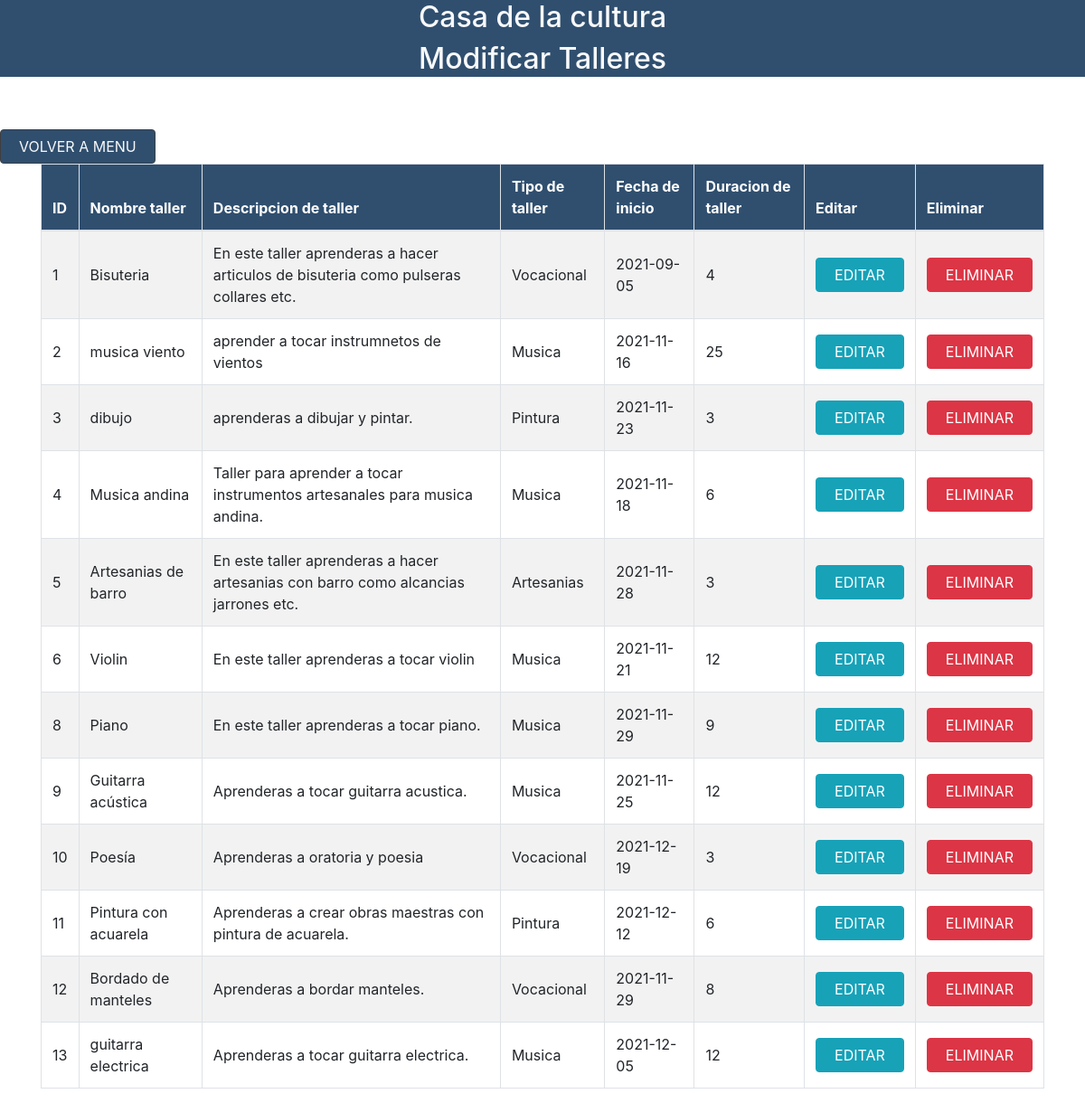
The app's page /prueba.php with its own data.
### tables this page shows
CREATE TABLE `tb_talleres`  (
  `id_taller` int(11) NOT NULL AUTO_INCREMENT,
  `nombre_taller` varchar(100) NULL DEFAULT NULL,
  `descripcion_taller` text NULL,
  `tipo_taller` varchar(30) NULL DEFAULT NULL,
  `fecha_inicio_taller` date NULL DEFAULT NULL,
  `duracion_taller` int(11) NULL DEFAULT NULL,
  PRIMARY KEY (`id_taller`) USING BTREE,
  INDEX `id_talleres`(`id_taller`) USING BTREE
);

### prueba.php (the view, shortened to what this page needs)
<?php
$con = conectar();
?>
<!doctype html>
<html lang="en">
<head>
    <link rel="stylesheet" href="tablas_css/bootstrap/css/bootstrap.min.css">
    <link rel="stylesheet" href="tablas_css/main.css">
    <link rel="stylesheet" type="text/css" href="tablas_css/datatables/datatables.min.css" />
    <link rel="stylesheet" type="text/css" href="tablas_css/datatables/DataTables-1.10.18/css/dataTables.bootstrap4.min.css">
    <link rel="stylesheet" href="https://use.fontawesome.com/releases/v5.8.2/css/all.css">
<link rel="stylesheet" href="assets/contact-form/css/contact-form.css">
</head>
<body>
    <header>
        <h2 class="text-center text-light">Casa de la cultura</h2>
        <h2 class="text-center text-light">Modificar Talleres</h2>
    </header>
    <div style="height:50px"></div>
     <button  class="btn btn-custom"><a href="menu_administrador.php" style="color:#f8f9fa;">Volver a Menu</a></button>
    <div class="container">
        <div class="row">
            <div class="col-lg-12">
                <div class="table-responsive">
                    <table id="example" class="table table-striped table-bordered" cellspacing="0" width="100%">
                        <thead>
                            <tr>
                                <th>ID</th>
                                <th>Nombre taller</th>
                                <th>Descripcion de taller</th>
                                <th>Tipo de taller</th>
                                <th>Fecha de inicio</th>
                                <th>Duracion de taller</th>
                                <th>Editar</th>
                                <th>Eliminar</th>
                            </tr>
                        </thead>
                        <tbody>
                        <?php
                                         $sql="SELECT *  FROM tb_talleres";
                                         $query=mysqli_query($con,$sql);
                                            while($row=mysqli_fetch_array($query)){
                                        ?>
                                            <tr>
                                                <td><?php  echo $row['id_taller']?></td>
                                                <td><?php  echo $row['nombre_taller']?></td>
                                                <td><?php  echo $row['descripcion_taller']?></td>
                                                <td><?php  echo $row['tipo_taller']?></td>
                                                <td><?php  echo $row['fecha_inicio_taller']?></td>
                                                <td><?php  echo $row['duracion_taller']?></td>
                                                <td><a href="actualizar.php?id=<?php echo $row['id_taller'] ?>" class="btn btn-info">Editar</a></td>
                                                <td><a href="delete.php?id=<?php echo $row['id_taller'] ?>" class="btn btn-danger">Eliminar</a></td>
                                            </tr>
                                        <?php
                                            }
                                        ?>
                        </tbody>
                    </table>
                </div>
            </div>
        </div>
    </div>
</body>
</html>

### tablas_css/main.css (style rules this page uses)
header { background: #304f6f; }
table th { background-color: #304f6f !important; color: white; }
table>tbody>tr>td { vertical-align: middle !important; }

### assets/contact-form/css/contact-form.css (style rules this page uses)
.btn { font-size:16px;overflow:hidden;padding:6px 20px;text-transform:uppercase; }
.btn-custom { background-color:#304f6f;border:1px solid #3e3e3e;color:#fff;-webkit-box-shadow:0 0 1px transparent;box-shadow:0 0 1px transparent;display:inline-block;position:relative;-moz-transform:perspective(1px) translateZ(0px);-webkit-transform:perspective(1px) translateZ(0px);-o-transform:perspective(1px) translateZ(0px);-ms-transform:perspective(1px) translateZ(0px);transform:perspective(1px) translateZ(0px);-webkit-transition-duration:0.3s;transition-duration:0.3s;-webkit-transition-property:color;transition-property:color;vertical-align:middle; }
.btn-custom::before { background-color:#fb9902;bottom:0;content:"";left:0;position:absolute;right:0;top:0;-moz-transform:scaleX(0);-webkit-transform:scaleX(0);-o-transform:scaleX(0);-ms-transform:scaleX(0);transform:scaleX(0);-webkit-transform-origin:50%;transform-origin:50%;-webkit-transition-property:transform;transition-property:transform;-webkit-transition-duration:0.3s;transition-duration:0.3s;-webkit-transition-timing-function:ease-out;transition-timing-function:ease-out;z-index:-1; }

### records on screen
tb_talleres: id_taller "1", nombre_taller "Bisuteria", descripcion_taller "En este taller aprenderas a hacer articulos de bisuteria como pulseras collares etc.", tipo_taller "Vocacional", fecha_inicio_taller "2021-09-05", duracion_taller "4"
tb_talleres: id_taller "2", nombre_taller "musica viento", descripcion_taller "aprender a tocar instrumnetos de vientos", tipo_taller "Musica", fecha_inicio_taller "2021-11-16", duracion_taller "25"
tb_talleres: id_taller "3", nombre_taller "dibujo", descripcion_taller "aprenderas a dibujar y pintar.", tipo_taller "Pintura", fecha_inicio_taller "2021-11-23", duracion_taller "3"
tb_talleres: id_taller "4", nombre_taller "Musica andina", descripcion_taller "Taller para aprender a tocar instrumentos artesanales para musica andina.", tipo_taller "Musica", fecha_inicio_taller "2021-11-18", duracion_taller "6"
tb_talleres: id_taller "5", nombre_taller "Artesanias de barro", descripcion_taller "En este taller aprenderas a hacer artesanias con barro como alcancias jarrones etc.", tipo_taller "Artesanias", fecha_inicio_taller "2021-11-28", duracion_taller "3"
tb_talleres: id_taller "6", nombre_taller "Violin", descripcion_taller "En este taller aprenderas a tocar violin", tipo_taller "Musica", fecha_inicio_taller "2021-11-21", duracion_taller "12"
tb_talleres: id_taller "8", nombre_taller "Piano", descripcion_taller "En este taller aprenderas a tocar piano.", tipo_taller "Musica", fecha_inicio_taller "2021-11-29", duracion_taller "9"
tb_talleres: id_taller "9", nombre_taller "Guitarra acústica", descripcion_taller "Aprenderas a tocar guitarra acustica.", tipo_taller "Musica", fecha_inicio_taller "2021-11-25", duracion_taller "12"
tb_talleres: id_taller "10", nombre_taller "Poesía", descripcion_taller "Aprenderas a oratoria y poesia", tipo_taller "Vocacional", fecha_inicio_taller "2021-12-19", duracion_taller "3"
tb_talleres: id_taller "11", nombre_taller "Pintura con acuarela", descripcion_taller "Aprenderas a crear obras maestras con pintura de acuarela.", tipo_taller "Pintura", fecha_inicio_taller "2021-12-12", duracion_taller "6"
tb_talleres: id_taller "12", nombre_taller "Bordado de manteles", descripcion_taller "Aprenderas a bordar manteles.", tipo_taller "Vocacional", fecha_inicio_taller "2021-11-29", duracion_taller "8"
tb_talleres: id_taller "13", nombre_taller "guitarra electrica", descripcion_taller "Aprenderas a tocar guitarra electrica.", tipo_taller "Musica", fecha_inicio_taller "2021-12-05", duracion_taller "12"
